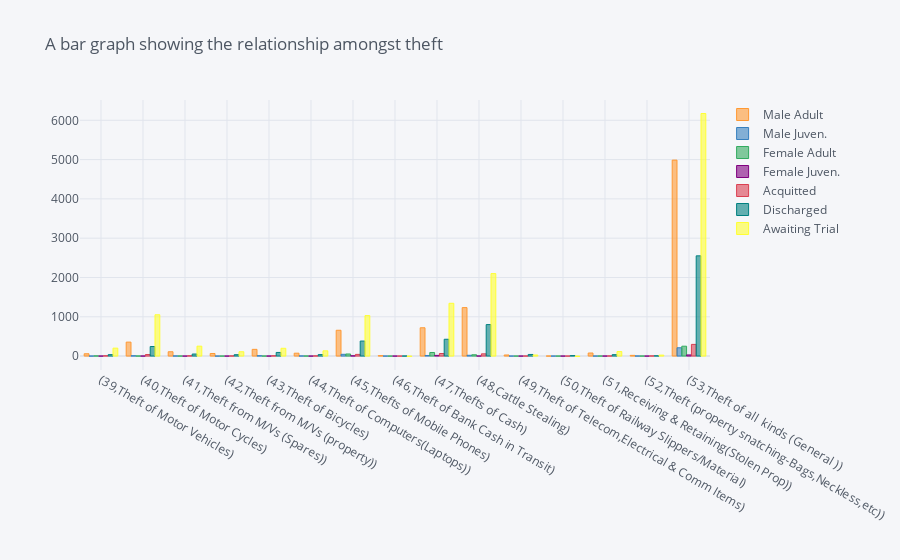

This figure's notebook cell:
### Code cell
# Plotting a bar graph for ActualOtherCrimes
theft.iplot(kind='bar',title='A bar graph showing the relationship amongst theft')

### Figure 1 — Plotly figure (JSON) as saved in the notebook; plotly's stock layout.template omitted (floating-point values rounded to 4 significant figures)
{"data": [{"marker": {"color": "rgba(255, 153, 51, 0.6)", "line": {"color": "rgba(255, 153, 51, 1.0)", "width": 1}}, "name": "Male Adult", "orientation": "v", "text": "", "type": "bar", "x": ["(39,Theft of Motor Vehicles)", "(40,Theft of Motor Cycles)", "(41,Theft from M/Vs (Spares))", "(42,Theft from M/Vs (property))", "(43,Theft of Bicycles)", "(44,Theft of Computers(Laptops))", "(45,Thefts of Mobile Phones)", "(46,Theft of Bank Cash in Transit)", "(47,Thefts of Cash)", "(48,Cattle Stealing)", "(49,Theft of Telecom,Electrical & Comm Items)", "(50,Theft of Railway Slippers/Material)", "(51,Receiving & Retaining(Stolen Prop))", "(52,Theft (property snatching-Bags,Neckless,etc))", "(53,Theft of all  kinds (General ))"], "y": [59, 355, 110, 65, 171, 73, 657, 11, 720, 1233, 28, 1, 78, 18, 4987]}, {"marker": {"color": "rgba(55, 128, 191, 0.6)", "line": {"color": "rgba(55, 128, 191, 1.0)", "width": 1}}, "name": "Male Juven.", "orientation": "v", "text": "", "type": "bar", "x": ["(39,Theft of Motor Vehicles)", "(40,Theft of Motor Cycles)", "(41,Theft from M/Vs (Spares))", "(42,Theft from M/Vs (property))", "(43,Theft of Bicycles)", "(44,Theft of Computers(Laptops))", "(45,Thefts of Mobile Phones)", "(46,Theft of Bank Cash in Transit)", "(47,Thefts of Cash)", "(48,Cattle Stealing)", "(49,Theft of Telecom,Electrical & Comm Items)", "(50,Theft of Railway Slippers/Material)", "(51,Receiving & Retaining(Stolen Prop))", "(52,Theft (property snatching-Bags,Neckless,etc))", "(53,Theft of all  kinds (General ))"], "y": [0, 8, 3, 0, 9, 3, 45, 0, 15, 20, 0, 0, 1, 2, 211]}, {"marker": {"color": "rgba(50, 171, 96, 0.6)", "line": {"color": "rgba(50, 171, 96, 1.0)", "width": 1}}, "name": "Female Adult", "orientation": "v", "text": "", "type": "bar", "x": ["(39,Theft of Motor Vehicles)", "(40,Theft of Motor Cycles)", "(41,Theft from M/Vs (Spares))", "(42,Theft from M/Vs (property))", "(43,Theft of Bicycles)", "(44,Theft of Computers(Laptops))", "(45,Thefts of Mobile Phones)", "(46,Theft of Bank Cash in Transit)", "(47,Thefts of Cash)", "(48,Cattle Stealing)", "(49,Theft of Telecom,Electrical & Comm Items)", "(50,Theft of Railway Slippers/Material)", "(51,Receiving & Retaining(Stolen Prop))", "(52,Theft (property snatching-Bags,Neckless,etc))", "(53,Theft of all  kinds (General ))"], "y": [4, 2, 2, 0, 1, 2, 53, 0, 91, 33, 0, 0, 2, 1, 251]}, {"marker": {"color": "rgba(128, 0, 128, 0.6)", "line": {"color": "rgba(128, 0, 128, 1.0)", "width": 1}}, "name": "Female Juven.", "orientation": "v", "text": "", "type": "bar", "x": ["(39,Theft of Motor Vehicles)", "(40,Theft of Motor Cycles)", "(41,Theft from M/Vs (Spares))", "(42,Theft from M/Vs (property))", "(43,Theft of Bicycles)", "(44,Theft of Computers(Laptops))", "(45,Thefts of Mobile Phones)", "(46,Theft of Bank Cash in Transit)", "(47,Thefts of Cash)", "(48,Cattle Stealing)", "(49,Theft of Telecom,Electrical & Comm Items)", "(50,Theft of Railway Slippers/Material)", "(51,Receiving & Retaining(Stolen Prop))", "(52,Theft (property snatching-Bags,Neckless,etc))", "(53,Theft of all  kinds (General ))"], "y": [0, 1, 0, 0, 1, 0, 7, 0, 17, 2, 0, 0, 1, 0, 29]}, {"marker": {"color": "rgba(219, 64, 82, 0.6)", "line": {"color": "rgba(219, 64, 82, 1.0)", "width": 1}}, "name": "Acquitted", "orientation": "v", "text": "", "type": "bar", "x": ["(39,Theft of Motor Vehicles)", "(40,Theft of Motor Cycles)", "(41,Theft from M/Vs (Spares))", "(42,Theft from M/Vs (property))", "(43,Theft of Bicycles)", "(44,Theft of Computers(Laptops))", "(45,Thefts of Mobile Phones)", "(46,Theft of Bank Cash in Transit)", "(47,Thefts of Cash)", "(48,Cattle Stealing)", "(49,Theft of Telecom,Electrical & Comm Items)", "(50,Theft of Railway Slippers/Material)", "(51,Receiving & Retaining(Stolen Prop))", "(52,Theft (property snatching-Bags,Neckless,etc))", "(53,Theft of all  kinds (General ))"], "y": [8, 39, 8, 4, 8, 5, 43, 0, 65, 57, 2, 0, 4, 4, 297]}, {"marker": {"color": "rgba(0, 128, 128, 0.6)", "line": {"color": "rgba(0, 128, 128, 1.0)", "width": 1}}, "name": "Discharged", "orientation": "v", "text": "", "type": "bar", "x": ["(39,Theft of Motor Vehicles)", "(40,Theft of Motor Cycles)", "(41,Theft from M/Vs (Spares))", "(42,Theft from M/Vs (property))", "(43,Theft of Bicycles)", "(44,Theft of Computers(Laptops))", "(45,Thefts of Mobile Phones)", "(46,Theft of Bank Cash in Transit)", "(47,Thefts of Cash)", "(48,Cattle Stealing)", "(49,Theft of Telecom,Electrical & Comm Items)", "(50,Theft of Railway Slippers/Material)", "(51,Receiving & Retaining(Stolen Prop))", "(52,Theft (property snatching-Bags,Neckless,etc))", "(53,Theft of all  kinds (General ))"], "y": [37, 243, 52, 35, 92, 38, 382, 1, 428, 801, 41, 12, 36, 7, 2551]}, {"marker": {"color": "rgba(255, 255, 51, 0.6)", "line": {"color": "rgba(255, 255, 51, 1.0)", "width": 1}}, "name": "Awaiting Trial", "orientation": "v", "text": "", "type": "bar", "x": ["(39,Theft of Motor Vehicles)", "(40,Theft of Motor Cycles)", "(41,Theft from M/Vs (Spares))", "(42,Theft from M/Vs (property))", "(43,Theft of Bicycles)", "(44,Theft of Computers(Laptops))", "(45,Thefts of Mobile Phones)", "(46,Theft of Bank Cash in Transit)", "(47,Thefts of Cash)", "(48,Cattle Stealing)", "(49,Theft of Telecom,Electrical & Comm Items)", "(50,Theft of Railway Slippers/Material)", "(51,Receiving & Retaining(Stolen Prop))", "(52,Theft (property snatching-Bags,Neckless,etc))", "(53,Theft of all  kinds (General ))"], "y": [202, 1051, 252, 110, 198, 133, 1030, -9, 1343, 2099, 27, -11, 115, 24, 6173]}], "layout": {"legend": {"bgcolor": "#F5F6F9", "font": {"color": "#4D5663"}}, "paper_bgcolor": "#F5F6F9", "plot_bgcolor": "#F5F6F9", "title": {"font": {"color": "#4D5663"}, "text": "A bar graph showing the relationship amongst theft"}, "xaxis": {"gridcolor": "#E1E5ED", "showgrid": true, "tickfont": {"color": "#4D5663"}, "title": {"font": {"color": "#4D5663"}, "text": ""}, "zerolinecolor": "#E1E5ED"}, "yaxis": {"gridcolor": "#E1E5ED", "showgrid": true, "tickfont": {"color": "#4D5663"}, "title": {"font": {"color": "#4D5663"}, "text": ""}, "zerolinecolor": "#E1E5ED"}}}
